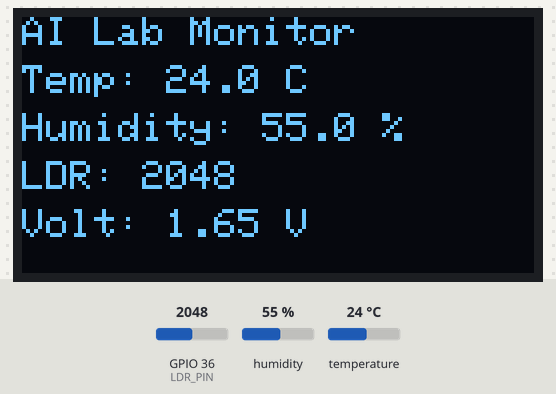
Recording of a program running on a simulated ESP32. Shown: 128×64 one-colour display. Inputs (shaded band) come from the test bench; at power-on: humidity 55 %, GPIO 36 (LDR_PIN) = 2048, temperature 24 °C. What the program prints to the serial monitor is not drawn.

Above: at 2.7 s.
2.8 s: humidity set to 22 %
At 4.1 s:
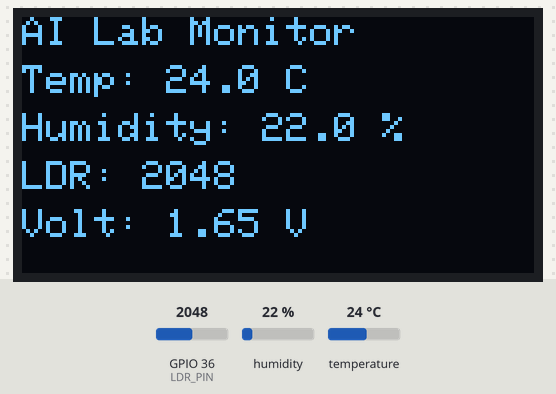
5.5 s: GPIO 36 (LDR_PIN) set to 2866
At 6.2 s:
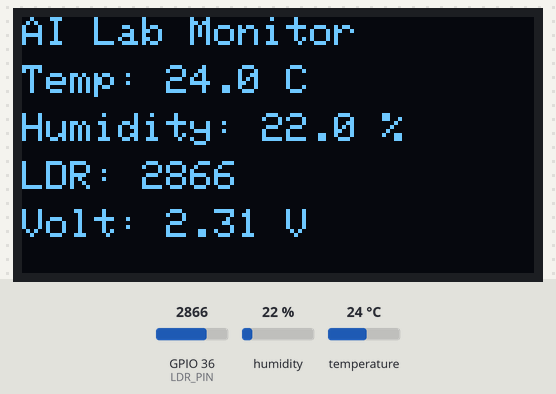
8.2 s: temperature set to 12 °C
At 10.5 s:
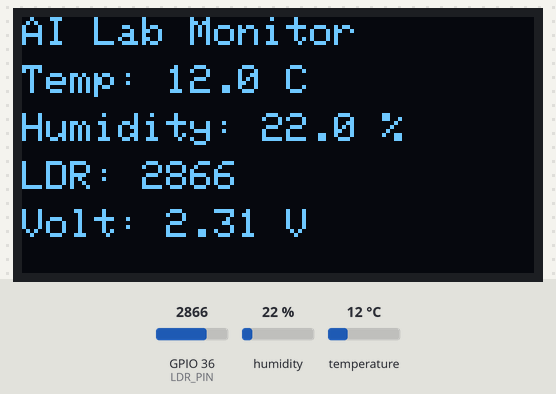
11.3 s: GPIO 36 (LDR_PIN) set to 3603
At 12.6 s:
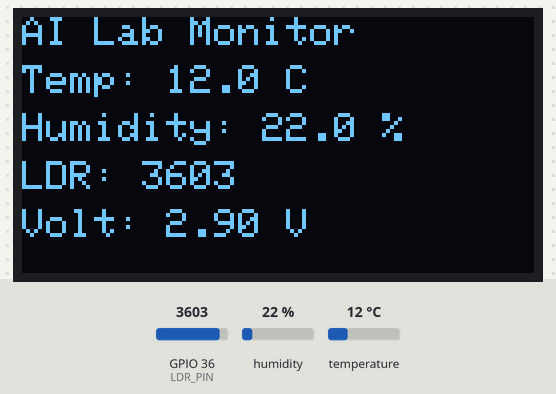
14.0 s: humidity set to 40 %
At 16.9 s:
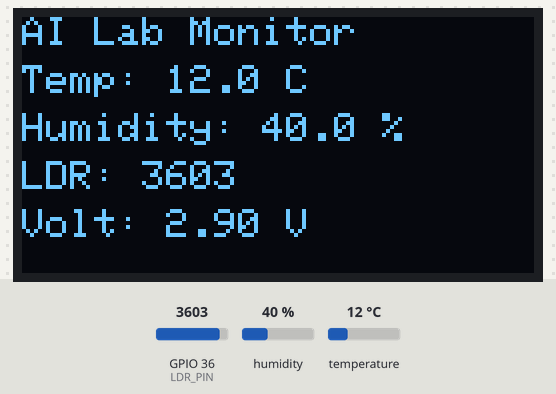
17.4 s: GPIO 36 (LDR_PIN) set to 4095
At 19.0 s:
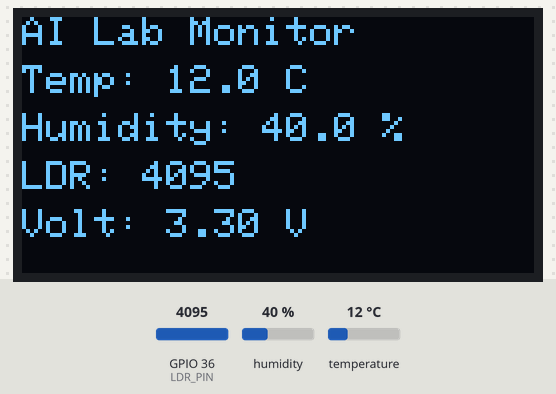
Timing chart, 0 to 20.5 s (numbered marks = the images above; inputs shaded):
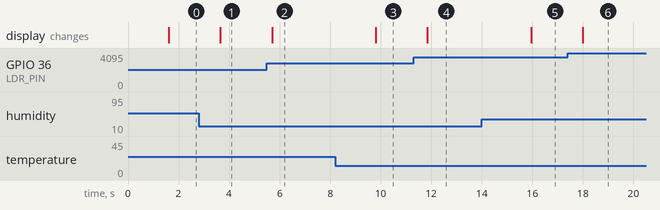

Measured:
- after the input at 2.8 s, the display: changes after 0.85 s (image 1)
- after the input at 5.5 s, the display: changes after 0.20 s (image 2)
- after the input at 8.2 s, the display: changes after 1.6 s (image 3)
- after the input at 11.3 s, the display: changes after 0.55 s (image 4)
- after the input at 14.0 s, the display: changes after 2.0 s (image 5)
- after the input at 17.4 s, the display: changes after 0.60 s (image 6)

The program:

main.cpp
```cpp
//23-NTU-CS-1018
//Arsh-e-Noor

#include <Arduino.h>
#include <Wire.h>
#include <Adafruit_GFX.h>
#include <Adafruit_SSD1306.h>
#include <DHT.h>

// --- Pin configuration ---
#define DHTPIN 14         // DHT sensor data pin
#define DHTTYPE DHT11     // Change to DHT22 if needed
#define LDR_PIN 36        // LDR analog input pin
#define SDA_PIN 21        // I2C SDA
#define SCL_PIN 22        // I2C SCL

// --- OLED setup ---
#define SCREEN_WIDTH 128
#define SCREEN_HEIGHT 64
Adafruit_SSD1306 display(SCREEN_WIDTH, SCREEN_HEIGHT, &Wire, -1);

// --- DHT sensor setup ---
DHT dht(DHTPIN, DHTTYPE);

// --- Setup ---
void setup() {
  Serial.begin(115200);
  Serial.println("Starting IoT Environment Monitor...");

  // Initialize I2C on custom pins
  Wire.begin(SDA_PIN, SCL_PIN);

  // Initialize OLED
  if (!display.begin(SSD1306_SWITCHCAPVCC, 0x3C)) {
    Serial.println("SSD1306 allocation failed!");
    for (;;);
  }
  display.clearDisplay();
  display.setTextColor(SSD1306_WHITE);
  display.setTextSize(1);
  display.setCursor(0, 0);
  display.println("Initializing Sensors...");
  display.display();

  // Initialize DHT sensor
  dht.begin();
  delay(1500);

  Serial.println("Setup complete!");
}

// --- Main Loop ---
void loop() {
  // Read sensors
  float temperature = dht.readTemperature();
  float humidity = dht.readHumidity();
  int adcValue = analogRead(LDR_PIN);
  float voltage = (adcValue / 4095.0) * 3.3;

  // Check for sensor read errors
  if (isnan(temperature) || isnan(humidity)) {
    Serial.println("Error reading DHT sensor!");
    display.clearDisplay();
    display.setCursor(0, 0);
    display.println("Sensor Error!");
    display.display();
    delay(2000);
    return;
  }

  // --- Print to Serial Monitor ---
  Serial.printf("Temp: %.2f °C  |  Humidity: %.2f %%  |  LDR ADC: %d (%.2f V)\n",
                temperature, humidity, adcValue, voltage);

  // --- Display on OLED ---
  display.clearDisplay();

  display.setTextSize(1);
  display.setCursor(0, 0);
  display.println("AI Lab Monitor");

  display.setCursor(0, 12);
  display.print("Temp: ");
  display.print(temperature, 1);
  display.println(" C");

  display.setCursor(0, 24);
  display.print("Humidity: ");
  display.print(humidity, 1);
  display.println(" %");

  display.setCursor(0, 36);
  display.print("LDR: ");
  display.print(adcValue);

  display.setCursor(0, 48);
  display.print("Volt: ");
  display.print(voltage, 2);
  display.println(" V");

  display.display();

  delay(2000);
}
```
